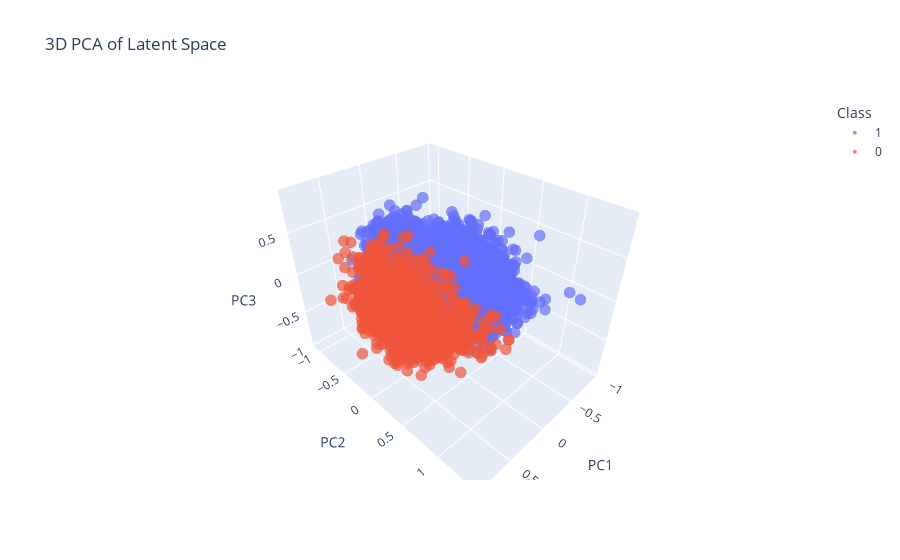

Notebook code cell kept with this figure:
### Code cell
plot_latent_space_3d(model, train_loader, device)

### Figure 1 — Plotly figure (JSON) as saved in the notebook; plotly's stock layout.template omitted (floating-point values rounded to 4 significant figures; data arrays with more than 128 entries replaced by an {"elided": "..."} marker saying what was removed)
{"data": [{"hovertemplate": "Class=1<br>PC1=%{x}<br>PC2=%{y}<br>PC3=%{z}<extra></extra>", "legendgroup": "1", "marker": {"color": "#636efa", "opacity": 0.7, "size": 4, "symbol": "circle"}, "mode": "markers", "name": "1", "scene": "scene", "showlegend": true, "type": "scatter3d", "x": {"elided": "3875 float values"}, "y": {"elided": "3875 float values"}, "z": {"elided": "3875 float values"}}, {"hovertemplate": "Class=0<br>PC1=%{x}<br>PC2=%{y}<br>PC3=%{z}<extra></extra>", "legendgroup": "0", "marker": {"color": "#EF553B", "opacity": 0.7, "size": 4, "symbol": "circle"}, "mode": "markers", "name": "0", "scene": "scene", "showlegend": true, "type": "scatter3d", "x": {"elided": "1341 float values"}, "y": {"elided": "1341 float values"}, "z": {"elided": "1341 float values"}}], "layout": {"legend": {"title": {"text": "Class"}, "tracegroupgap": 0}, "scene": {"domain": {"x": [0, 1], "y": [0, 1]}, "xaxis": {"title": {"text": "PC1"}}, "yaxis": {"title": {"text": "PC2"}}, "zaxis": {"title": {"text": "PC3"}}}, "title": {"text": "3D PCA of Latent Space"}}}
